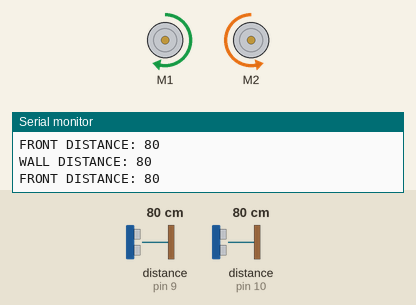
A sketch run on a simulated Arduino Uno, built with avr-gcc and run on an emulated ATmega328P. On the bench: 2 × DC motor (green arrow = forward, orange = backward, longer = faster), the last lines printed to the serial monitor. Wiring (inferred from the names in the program): 2 × ultrasonic range finder: trigger pin 8, echo pin 9 / trigger pin 11, echo pin 10. Inputs (shaded band) come from the test bench; at power-on: distance to the obstacle (sensors on pin 9, pin 10) 80 cm. The echo pulse lasts 58.3 µs per cm.

Above: at 1.2 s.
1.3 s: distance to the obstacle (sensor on pin 9) set to 17 cm
4.3 s: distance to the obstacle (sensor on pin 9) set to 13 cm
At 5.9 s:
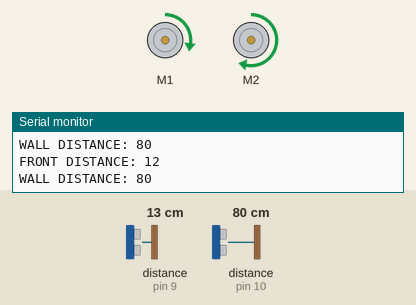
7.3 s: distance to the obstacle (sensor on pin 9) set to 120 cm
At 8.4 s:
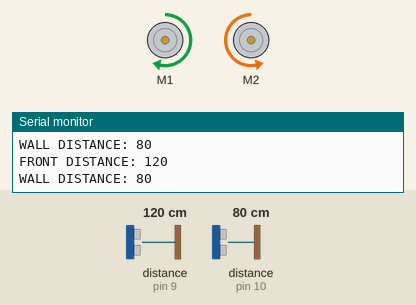
9.2 s: distance to the obstacle (sensor on pin 10) set to 13 cm
12.2 s: distance to the obstacle (sensor on pin 10) set to 10 cm
At 13.4 s:
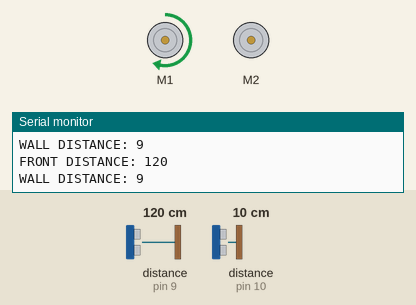
13.7 s: distance to the obstacle (sensor on pin 10) set to 7 cm
15.2 s: distance to the obstacle (sensor on pin 10) set to 4 cm
At 16.0 s:
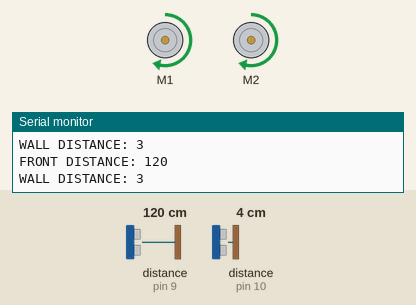
Timing chart, 0 to 17.7 s (numbered marks = the images above; inputs shaded):
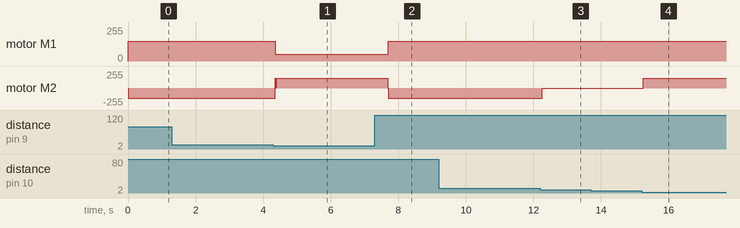

Measured:
- the behaviour switches between 16 and 15 cm on distance to the obstacle (sensor on pin 9) (found by bisection; images 0 and 1)
- the behaviour switches between 12 and 11 cm on distance to the obstacle (sensor on pin 10) (found by bisection; images 2 and 3)
- the behaviour switches between 6 and 5 cm on distance to the obstacle (sensor on pin 10) (found by bisection; images 3 and 4)
- after the input at 4.3 s, motor M1: forward 150/255 → forward 50/255 after 0.06 s; motor M2: backward 150/255 → forward 150/255 after 0.06 s
- after the input at 7.3 s, motor M1: forward 50/255 → forward 150/255 after 0.41 s; motor M2: forward 150/255 → backward 150/255 after 0.39 s
- after the input at 12.2 s, motor M2: backward 150/255 → stopped after 0.05 s
- after the input at 15.2 s, motor M2: stopped → forward 150/255 after 0.06 s

The sketch:

Team_Jim_Robot.ino
```cpp
#include <Adafruit_MotorShield.h>

int MIN_DIST_TO_WALL = 5;
int MAX_DIST_TO_WALL = 10;
int MAX_FRONT_DIST = 15;

const int FRONT_TRIG = 8;
const int FRONT_ECHO = 9;
const int LEFT_TRIG = 11;
const int LEFT_ECHO = 10;

int Wall_Distance;
int Front_Distance;
bool FIRST_OBSTACLE;

void FirstObstacleArch();
void SecondObstacleArch();

Adafruit_MotorShield AFMS = Adafruit_MotorShield();

Adafruit_DCMotor *driveMotor = AFMS.getMotor(1);
Adafruit_DCMotor *turnMotor = AFMS.getMotor(2);

void setup() {
  Serial.begin(9600);
  pinMode(FRONT_TRIG, OUTPUT);
  pinMode(FRONT_ECHO, INPUT);
  pinMode(LEFT_TRIG, OUTPUT);
  pinMode(LEFT_ECHO, INPUT);

  AFMS.begin();

  driveMotor->setSpeed(150);
  turnMotor->setSpeed(150);
  FIRST_OBSTACLE = true;
}

void loop() {
  digitalWrite(LEFT_TRIG, HIGH);
  delayMicroseconds(10);
  digitalWrite(LEFT_TRIG, LOW);
  int wall_duration = pulseIn(LEFT_ECHO, HIGH);
  Wall_Distance = ((wall_duration/29)/2);

  digitalWrite(FRONT_TRIG, HIGH);
  delayMicroseconds(10);
  digitalWrite(FRONT_TRIG, LOW);
  int front_duration = pulseIn(FRONT_ECHO, HIGH);
  Front_Distance = ((front_duration/29)/2);

  Serial.print("FRONT DISTANCE: ");
  Serial.println(Front_Distance);
  Serial.print("WALL DISTANCE: ");
  Serial.println(Wall_Distance);

  //No Obstacles
  if(Front_Distance > MAX_FRONT_DIST){
    driveMotor->setSpeed(150);
    driveMotor->run(FORWARD);
  }

  //If wall is more than MAX_WALL_DISTANCE move closer to wall
  if (Wall_Distance > MAX_DIST_TO_WALL) {
    //turn left
    turnMotor->run(BACKWARD);
  }
  //Else if wall is less than MIN_WALL_DISTANCE move farther from wall
  else if (Wall_Distance < MIN_DIST_TO_WALL) {
    //turn right
    turnMotor->run(FORWARD);
  }
  //Else Release turn motor
  else{
    turnMotor->run(RELEASE);
  }

  //Getting close to an obstacle
  if(Front_Distance < MAX_FRONT_DIST){
    //SLOW DOWN and begin turning
    driveMotor->setSpeed(50);
    if(FIRST_OBSTACLE){
      FirstObstacleArch();
      FIRST_OBSTACLE = false;
    }else{
      SecondObstacleArch();
    }
  }
}

//Play with parameters of turning to determine best arches:
void FirstObstacleArch(){
  for(int i = 0; i < 10; i++){
      turnMotor->run(FORWARD);
      delay(20);
      turnMotor->run(RELEASE);
      delay(10);
    }
    turnMotor->run(RELEASE);
}

void SecondObstacleArch(){
  for(int i = 0; i < 50; i++){
      turnMotor->run(FORWARD);
      delay(20);
      turnMotor->run(RELEASE);
      delay(10);
    }
    turnMotor->run(RELEASE);
}
```
